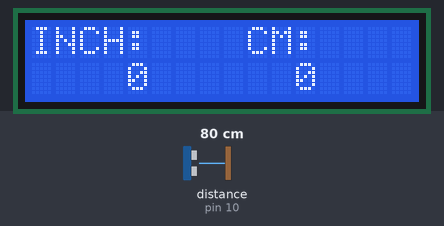
Bench run of a sketch on a simulated Arduino Mega 2560, built with avr-gcc and run on an emulated ATmega2560. Shown: 16×2 character LCD. The test bench sets the inputs (shaded band); at power-on: distance to the obstacle (sensor on pin 10) 80 cm.

Above: at 1.3 s.
1.4 s: distance to the obstacle (sensor on pin 10) set to 2 cm
At 2.4 s:
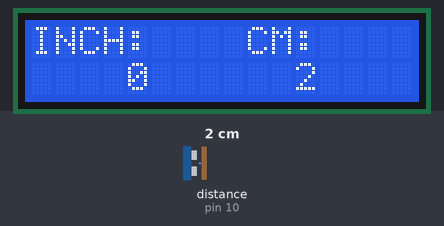
3.0 s: distance to the obstacle (sensor on pin 10) set to 4 cm
At 4.4 s:
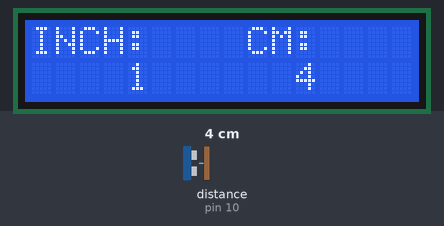
4.7 s: distance to the obstacle (sensor on pin 10) set to 9 cm
At 5.8 s:
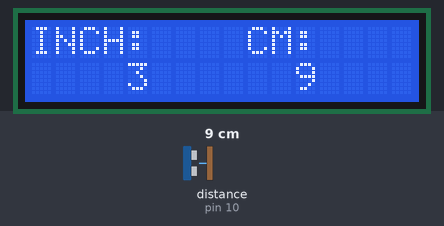
Timing chart, 0 to 7.7 s (numbered marks = the images above; inputs shaded):
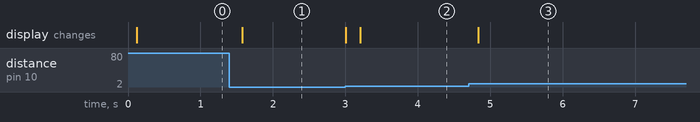

The sketch:

Distance_Sensor.ino
```cpp
#include <NewPing.h>
#include <LiquidCrystal.h>

const int rs = 12, en = 11, d4 = 5, d5 = 4, d6 = 3, d7 = 2;
LiquidCrystal lcd(rs, en, d4, d5, d6, d7);
NewPing sonar (9, 10, 50);

void setup() {
  Serial.begin(9600);
  delay(50);
  lcd.begin(16, 2);
  lcd.setCursor(0, 0);
  lcd.print("INCH:    CM: ");

}

void loop() {
  char buf[20];
  int fl = sonar.ping_in();
  int fr = sonar.ping_cm();
  sprintf(buf, " %3d    %3d ", fl, fr);

  lcd.setCursor(1,1);
  lcd.print(buf);
  delay(200);
}
```

Measured:
- after the input at 1.4 s, the display: changes after 0.18 s (image 1)
- after the input at 3.0 s, the display: first changes at once (image 2 shows a later state)
- after the input at 4.7 s, the display: changes after 0.14 s (image 3)
